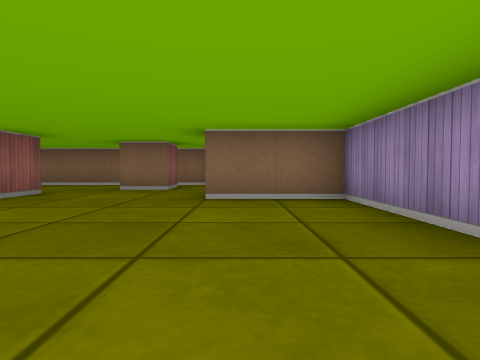
View 1 (above)

17 first-person views from a walk through a cub3D ray-caster map. The camera is about half as high as the walls, tilts 2° down and sees 75° across. The floor is counted in squares. Each view is taken from the middle of a square. On the plan, view 1 faces up. The plan holds only what a view shows up to about 9 squares ahead; the rest is blank.

View 2
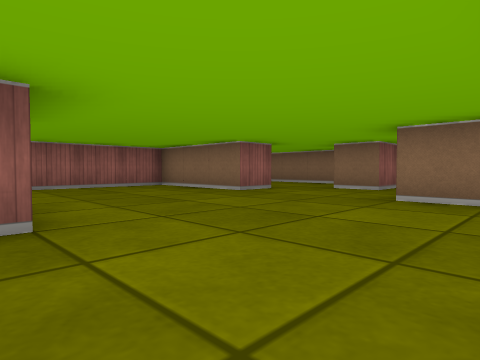

View 3
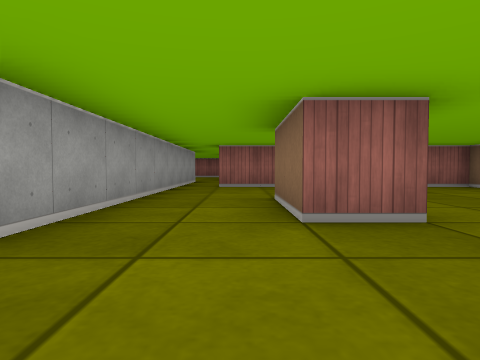

View 4
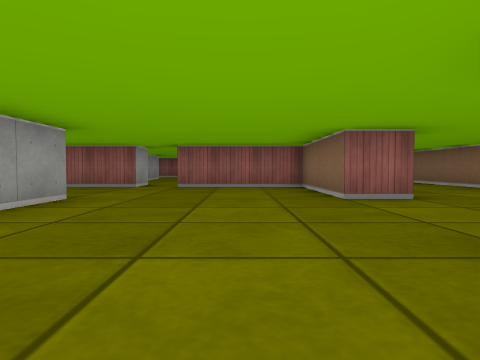

View 5
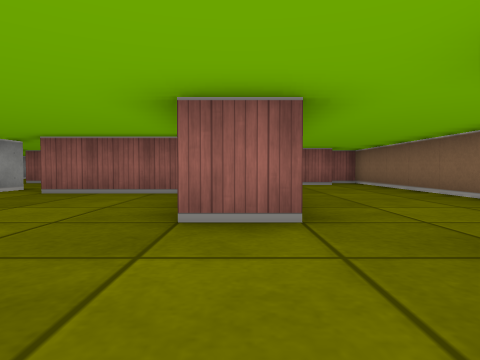

View 6
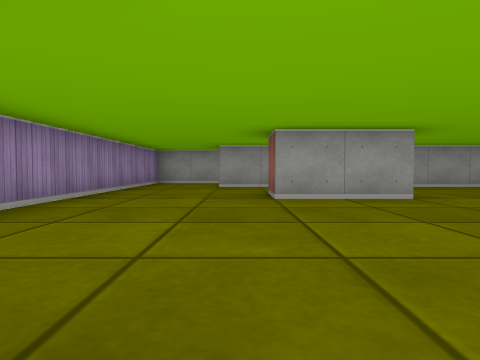

View 7
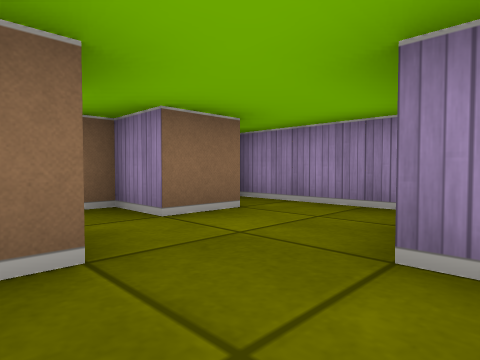

View 8
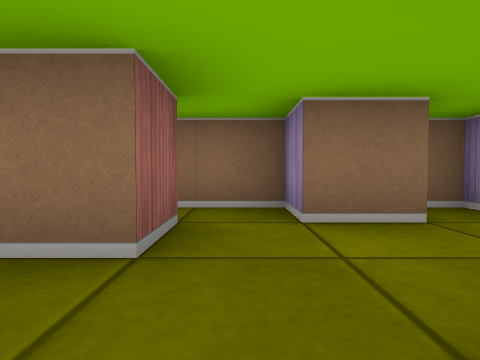

View 9
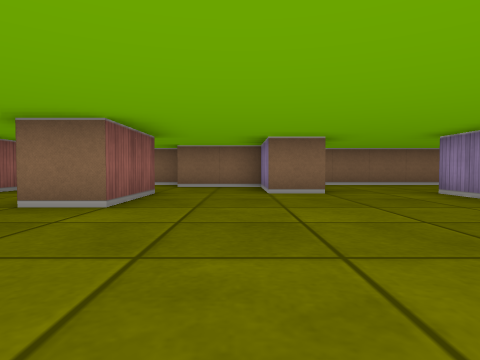

View 10
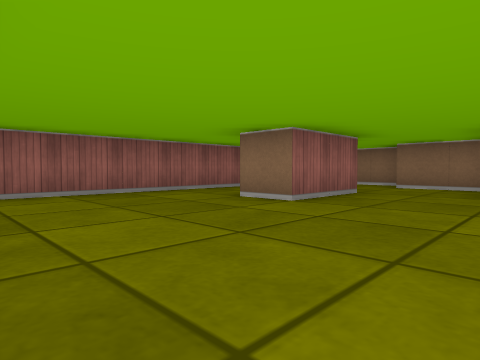

View 11
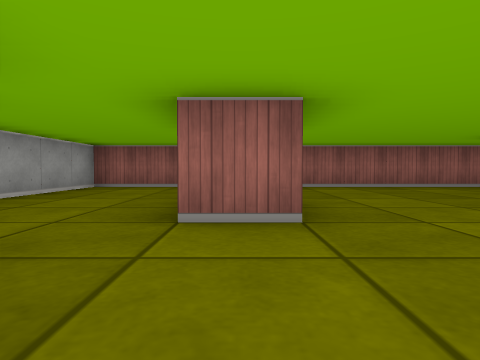

View 12
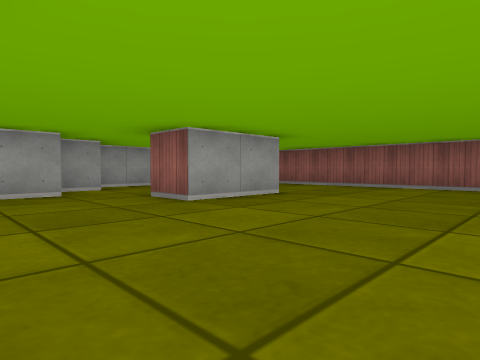

View 13
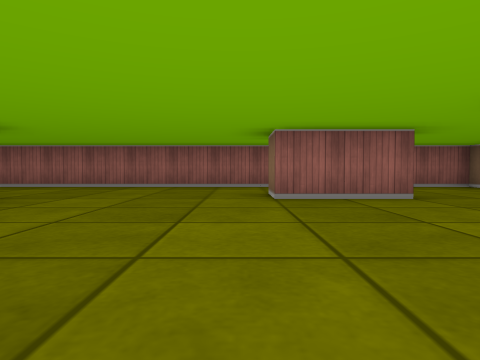

View 14
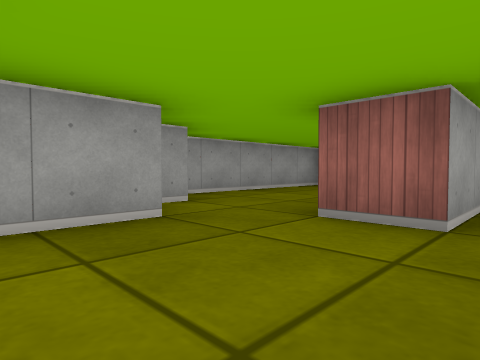

View 15
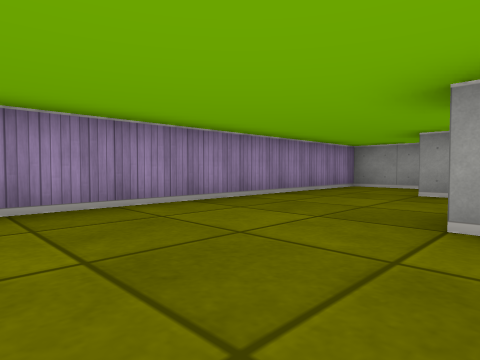

View 16
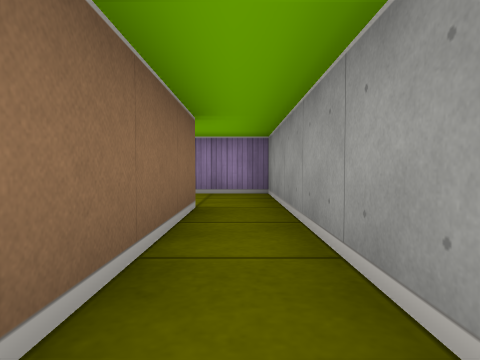

View 17
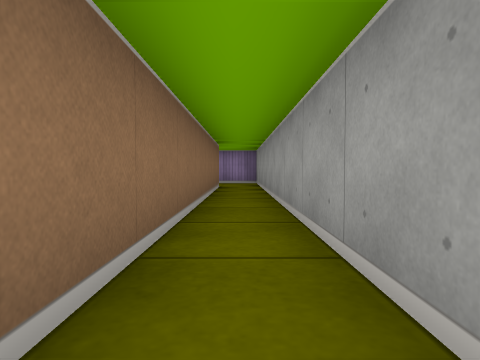

### Floor plan
Points are (right, up) in squares from view 1. A wall is a line through its corners. A room is listed if a view was taken in it or the views show most of it. See-through windows are left out.
Room 1 (views 1, 2, 3, 4, 5, 6, 7, 8, 15)
walls: (-3.6, 0.5) (-1.5, 0.5) (-1.5, -0.5) (-3.5, -0.5); (-3.5, 5.6) (-3.5, 4.5) (-6.5, 4.5) (-6.5, 1.5); (-6.5, 0.5) (-6.5, -1.5); (-1.5, 7.5) (-1.5, 6.5) (-2.5, 6.5); (1.5, 6.1) (1.5, 8.5) (1, 8.5); (-3.2, 8.5) (-10, 8.5); (0.6, 7.5) (-0.5, 7.5) (-0.5, 8.5) (-1.8, 8.5); (-6.4, -2.5) (-0.5, -2.5); (1.5, -2.5) (1.5, 4.5) (-0.5, 4.5); (-9.5, 7.5) (-9.5, 6.6)
ways out: opening at (-8.5, 6) to room 2; opening at (-7, -2) to room 2; opening at (-7, 1) to room 2; opening at (0.5, -3) to room 3
Room 2 (views 9, 10, 11, 12, 13, 14)
walls: (-12.6, -0.5) (-10.5, -0.5) (-10.5, -1.5); (-12.5, 5.6) (-12.5, 3.5) (-13.5, 3.5); (-9.4, 5.5) (-10.5, 5.5) (-10.5, 7.5) (-12.5, 7.5); (-7.5, 0.5) (-6.5, 0.5); (-9.6, -2.5) (-6.4, -2.5); (-7.5, 4.5) (-7.5, 5.5); (-10.5, -3.5) (-9.8, -3.5); (-12.6, 8.5) (-15.5, 8.5) (-15.5, -4.5) (-10.9, -4.5)
ways out: opening at (-8.5, 6) to room 1; opening at (-7, -2) to room 1; opening at (-7, 1) to room 1
Room 3 (views 16, 17)
walls: (-0.5, -3.5) (-7.4, -3.5); (-7.4, -4.5) (1.5, -4.5) (1.5, -2.5)
ways out: opening at (0.5, -3) to room 1

Positions as (right, up) in squares from view 1, and headings:
1: (0, 0), facing up
2: (1, 0), facing up-left
3: (1, -1), facing left
4: (1, 3), facing left
5: (-1, 5), facing left
6: (-1, 5), facing down
7: (-2, 5), facing up-right
8: (-1, 5), facing up
9: (-11, 0), facing up
10: (-10, 0), facing up-left
11: (-8, -1), facing left
12: (-8, 3), facing down-left
13: (-8, 3), facing left
14: (-8, 0), facing down-left
15: (-2, 3), facing down-right
16: (-4, -4), facing right
17: (-8, -4), facing right
